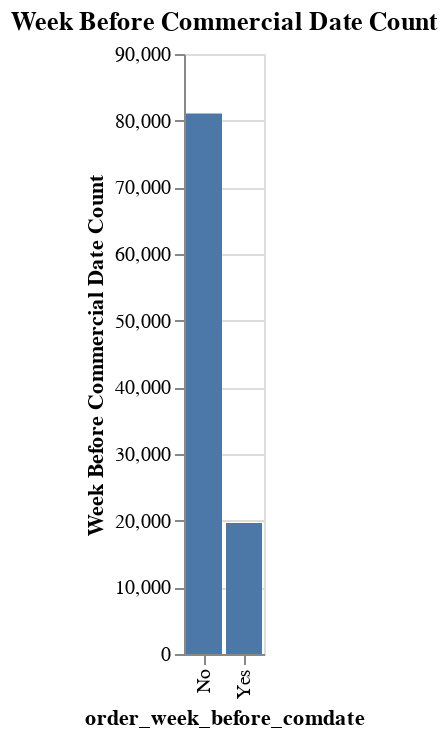

Write notebook code for a chart like this one.
### Markdown cell above
#### Verificando quais compras foram realizadas 1 semana antes de uma data comercial

### Code cell
display(customers_orders_payments['order_week_before_comdate'].value_counts())
alt.Chart(customers_orders_payments).mark_bar().encode(
    alt.X('order_week_before_comdate'),
    alt.Y('count()', title='Week Before Commercial Date Count')
    ).properties(
        title='Week Before Commercial Date Count'
    )

### Figure 1 — Vega specification as saved in the notebook (floating-point values rounded to 4 significant figures)
{"$schema": "https://vega.github.io/schema/vega/v5.json", "data": [{"name": "source_0", "values": [{"__count": 81082, "order_week_before_comdate": "No"}, {"__count": 19657, "order_week_before_comdate": "Yes"}]}, {"name": "source_0_x_domain_order_week_before_comdate", "values": [{"order_week_before_comdate": "No"}, {"order_week_before_comdate": "Yes"}]}, {"name": "source_0_y_domain___count", "values": [{"min": 19657, "max": 81082}]}], "signals": [{"name": "x_step", "value": 20}, {"name": "width", "update": "bandspace(domain('x').length, 0.1, 0.05) * x_step"}], "marks": [{"type": "rect", "name": "marks", "from": {"data": "source_0"}, "encode": {"update": {"y": {"field": "__count", "scale": "y"}, "y2": {"value": 0, "scale": "y"}, "x": {"field": "order_week_before_comdate", "scale": "x"}, "fill": {"value": "#4c78a8"}, "width": {"signal": "max(0.25, bandwidth('x'))"}}}, "style": ["bar"]}], "scales": [{"name": "x", "type": "band", "domain": {"data": "source_0_x_domain_order_week_before_comdate", "field": "order_week_before_comdate", "sort": true}, "range": {"step": {"signal": "x_step"}}, "paddingOuter": 0.05, "paddingInner": 0.1}, {"name": "y", "type": "linear", "domain": [{"signal": "(data(\"source_0_y_domain___count\")[0] || {}).min"}, {"signal": "(data(\"source_0_y_domain___count\")[0] || {}).max"}], "range": [{"signal": "height"}, 0], "zero": true, "nice": true}], "axes": [{"scale": "y", "maxExtent": 0, "zindex": 0, "minExtent": 0, "aria": false, "ticks": false, "tickCount": {"signal": "ceil(height/40)"}, "gridScale": "x", "labels": false, "domain": false, "grid": true, "orient": "left"}, {"scale": "x", "labelAngle": 270, "zindex": 0, "labelBaseline": "middle", "orient": "bottom", "labelAlign": "right", "grid": false, "title": "order_week_before_comdate"}, {"scale": "y", "tickCount": {"signal": "ceil(height/40)"}, "grid": false, "orient": "left", "labelOverlap": true, "title": "Week Before Commercial Date Count", "zindex": 0}], "title": {"text": "Week Before Commercial Date Count", "frame": "group"}, "background": "white", "padding": 5, "height": 300, "style": "cell"}
